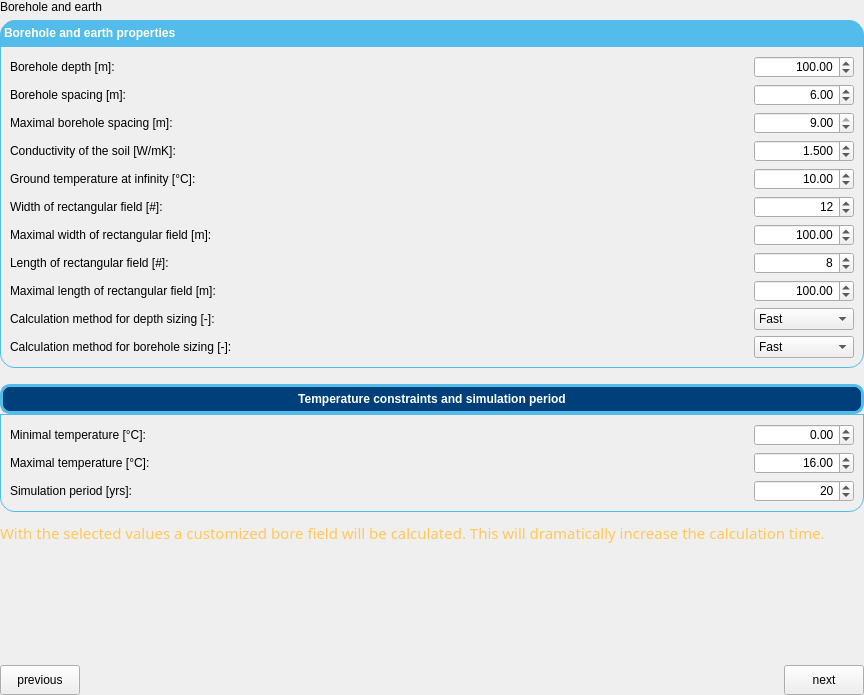
            <widget class="QWidget" name="scrollAreaWidgetContents_3">
             <property name="geometry">
              <rect>
               <x>0</x>
               <y>0</y>
               <width>864</width>
               <height>695</height>
              </rect>
             </property>
             <layout class="QVBoxLayout" name="verticalLayout_8">
              <property name="spacing">
               <number>0</number>
              </property>
              <property name="leftMargin">
               <number>0</number>
              </property>
              <property name="topMargin">
               <number>0</number>
              </property>
              <property name="rightMargin">
               <number>0</number>
              </property>
              <property name="bottomMargin">
               <number>0</number>
              </property>
              <item>
               <widget class="QLabel" name="label_Borehole_earth">
                <property name="styleSheet">
                 <string notr="true">font: 63 16pt &quot;Lexend SemiBold&quot;;</string>
                </property>
                <property name="text">
                 <string>Borehole and earth</string>
                </property>
               </widget>
              </item>
              <item>
               <widget class="QLabel" name="label_46">
                <property name="minimumSize">
                 <size>
                  <width>0</width>
                  <height>6</height>
                 </size>
                </property>
                <property name="maximumSize">
                 <size>
                  <width>16777215</width>
                  <height>6</height>
                 </size>
                </property>
                <property name="text">
                 <string/>
                </property>
               </widget>
              </item>
              <item>
               <widget class="QLabel" name="label_Earth_Properties">
                <property name="styleSheet">
                 <string notr="true">QLabel {
        qproperty-alignment: AlignCenter;
	border: 1px solid  rgb(84, 188, 235);
	border-top-left-radius: 15px;
	border-top-right-radius: 15px;
	background-color:  rgb(84, 188, 235);
	padding: 5px 0px;
	color:  rgb(255, 255, 235);
font-weight:500;
}</string>
                </property>
                <property name="text">
                 <string>Borehole and earth properties</string>
                </property>
               </widget>
              </item>
              <item>
               <widget class="QFrame" name="frame_2">
                <property name="styleSheet">
                 <string notr="true">QFrame {
	border: 1px solid #54bceb;
	border-bottom-left-radius: 15px;
	border-bottom-right-radius: 15px;
}
QLabel{border: 0px solid rgb(255,255,255);}</string>
                </property>
                <property name="frameShape">
                 <enum>QFrame::StyledPanel</enum>
                </property>
                <property name="frameShadow">
                 <enum>QFrame::Raised</enum>
                </property>
                <layout class="QGridLayout" name="gridLayout_4">
                 <item row="0" column="0">
                  <widget class="QLabel" name="label_H">
                   <property name="styleSheet">
                    <string notr="true"/>
                   </property>
                   <property name="text">
                    <string>Borehole depth [m]: </string>
                   </property>
                  </widget>
                 </item>
                 <item row="0" column="2">
                  <widget class="QDoubleSpinBox" name="doubleSpinBox_H">
                   <property name="styleSheet">
                    <string notr="true"/>
                   </property>
                   <property name="alignment">
                    <set>Qt::AlignRight|Qt::AlignTrailing|Qt::AlignVCenter</set>
                   </property>
                   <property name="minimum">
                    <double>15.000000000000000</double>
                   </property>
                   <property name="maximum">
                    <double>500.000000000000000</double>
                   </property>
                   <property name="value">
                    <double>100.000000000000000</double>
                   </property>
                  </widget>
                 </item>
                 <item row="1" column="0">
                  <widget class="QLabel" name="label_BS">
                   <property name="text">
                    <string>Borehole spacing [m]: </string>
                   </property>
                  </widget>
                 </item>
                 <item row="1" column="2">
                  <widget class="QDoubleSpinBox" name="doubleSpinBox_B">
                   <property name="styleSheet">
                    <string notr="true"/>
                   </property>
                   <property name="alignment">
                    <set>Qt::AlignRight|Qt::AlignTrailing|Qt::AlignVCenter</set>
                   </property>
                   <property name="minimum">
                    <double>1.000000000000000</double>
                   </property>
                   <property name="maximum">
                    <double>99.000000000000000</double>
                   </property>
                   <property name="singleStep">
                    <double>0.100000000000000</double>
                   </property>
                   <property name="value">
                    <double>6.000000000000000</double>
                   </property>
                  </widget>
                 </item>
                 <item row="2" column="0">
                  <widget class="QLabel" name="label_B_max">
                   <property name="text">
                    <string>Maximal borehole spacing [m]: </string>
                   </property>
                  </widget>
                 </item>
                 <item row="2" column="2">
                  <widget class="QDoubleSpinBox" name="doubleSpinBox_B_max">
                   <property name="styleSheet">
                    <string notr="true"/>
                   </property>
                   <property name="alignment">
                    <set>Qt::AlignRight|Qt::AlignTrailing|Qt::AlignVCenter</set>
                   </property>
                   <property name="minimum">
                    <double>3.000000000000000</double>
                   </property>
                   <property name="maximum">
                    <double>9.000000000000000</double>
                   </property>
                   <property name="singleStep">
                    <double>0.100000000000000</double>
                   </property>
                   <property name="value">
                    <double>9.000000000000000</double>
                   </property>
                  </widget>
                 </item>
                 <item row="3" column="2">
                  <widget class="QDoubleSpinBox" name="doubleSpinBox_k_s">
                   <property name="styleSheet">
                    <string notr="true"/>
                   </property>
                   <property name="alignment">
                    <set>Qt::AlignRight|Qt::AlignTrailing|Qt::AlignVCenter</set>
                   </property>
                   <property name="decimals">
                    <number>3</number>
                   </property>
                   <property name="minimum">
                    <double>0.100000000000000</double>
                   </property>
                   <property name="maximum">
                    <double>10.000000000000000</double>
                   </property>
                   <property name="singleStep">
                    <double>0.100000000000000</double>
                   </property>
                   <property name="value">
                    <double>1.500000000000000</double>
                   </property>
                  </widget>
                 </item>
                 <item row="3" column="0">
                  <widget class="QLabel" name="label_lambdaEarth">
                   <property name="text">
                    <string>Conductivity of the soil [W/mK]: </string>
                   </property>
                  </widget>
                 </item>
                 <item row="4" column="0">
                  <widget class="QLabel" name="label_GroundTemp">
                   <property name="text">
                    <string>Ground temperature at infinity [°C]: </string>
                   </property>
                  </widget>
                 </item>
                 <item row="4" column="2">
                  <widget class="QDoubleSpinBox" name="doubleSpinBox_Tg">
                   <property name="styleSheet">
                    <string notr="true"/>
                   </property>
                   <property name="alignment">
                    <set>Qt::AlignRight|Qt::AlignTrailing|Qt::AlignVCenter</set>
                   </property>
                   <property name="decimals">
                    <number>2</number>
                   </property>
                   <property name="minimum">
                    <double>-273.149999999999977</double>
                   </property>
                   <property name="maximum">
                    <double>100.000000000000000</double>
                   </property>
                   <property name="singleStep">
                    <double>0.100000000000000</double>
                   </property>
                   <property name="value">
                    <double>10.000000000000000</double>
                   </property>
                  </widget>
                 </item>
                 <item row="7" column="0">
                  <widget class="QLabel" name="label_LengthField">
                   <property name="text">
                    <string>Length of rectangular field [#]: </string>
                   </property>
                  </widget>
                 </item>
                 <item row="5" column="2">
                  <widget class="QSpinBox" name="spinBox_N_1">
                   <property name="styleSheet">
                    <string notr="true"/>
                   </property>
                   <property name="alignment">
                    <set>Qt::AlignRight|Qt::AlignTrailing|Qt::AlignVCenter</set>
                   </property>
                   <property name="minimum">
                    <number>1</number>
                   </property>
                   <property name="maximum">
                    <number>40</number>
                   </property>
                   <property name="value">
                    <number>12</number>
                   </property>
                  </widget>
                 </item>
                 <item row="5" column="0">
                  <widget class="QLabel" name="label_WidthField">
                   <property name="text">
                    <string>Width of rectangular field [#]: </string>
                   </property>
                  </widget>
                 </item>
                 <item row="7" column="2">
                  <widget class="QSpinBox" name="spinBox_N_2">
                   <property name="styleSheet">
                    <string notr="true"/>
                   </property>
                   <property name="alignment">
                    <set>Qt::AlignRight|Qt::AlignTrailing|Qt::AlignVCenter</set>
                   </property>
                   <property name="minimum">
                    <number>1</number>
                   </property>
                   <property name="maximum">
                    <number>40</number>
                   </property>
                   <property name="value">
                    <number>8</number>
                   </property>
                  </widget>
                 </item>
                 <item row="6" column="0">
                  <widget class="QLabel" name="label_MaxWidthField">
                   <property name="text">
                    <string>Maximal width of rectangular field [m]: </string>
                   </property>
                  </widget>
                 </item>
                 <item row="6" column="2">
                  <widget class="QDoubleSpinBox" name="doubleSpinBox_W_max">
                   <property name="styleSheet">
                    <string notr="true"/>
                   </property>
                   <property name="alignment">
                    <set>Qt::AlignRight|Qt::AlignTrailing|Qt::AlignVCenter</set>
                   </property>
                   <property name="minimum">
                    <double>10.000000000000000</double>
                   </property>
                   <property name="maximum">
                    <double>500.000000000000000</double>
                   </property>
                   <property name="value">
                    <double>100.000000000000000</double>
                   </property>
                  </widget>
                 </item>
                 <item row="8" column="0">
                  <widget class="QLabel" name="label_MaxLengthField">
                   <property name="text">
                    <string>Maximal length of rectangular field [m]: </string>
                   </property>
                  </widget>
                 </item>
                 <item row="8" column="2">
                  <widget class="QDoubleSpinBox" name="doubleSpinBox_L_max">
                   <property name="styleSheet">
                    <string notr="true"/>
                   </property>
                   <property name="alignment">
                    <set>Qt::AlignRight|Qt::AlignTrailing|Qt::AlignVCenter</set>
                   </property>
                   <property name="minimum">
                    <double>10.000000000000000</double>
                   </property>
                   <property name="maximum">
                    <double>500.000000000000000</double>
                   </property>
                   <property name="value">
                    <double>100.000000000000000</double>
                   </property>
                  </widget>
                 </item>
                 <item row="9" column="0">
                  <widget class="QLabel" name="label_calc_method_depth">
                   <property name="text">
                    <string>Calculation method for depth sizing [-]:</string>
                   </property>
                  </widget>
                 </item>
                 <item row="3" column="1">
                  <spacer name="horizontalSpacer">
                   <property name="orientation">
                    <enum>Qt::Horizontal</enum>
                   </property>
                   <property name="sizeHint" stdset="0">
                    <size>
                     <width>40</width>
                     <height>20</height>
                    </size>
                   </property>
                  </spacer>
                 </item>
                 <item row="11" column="0">
                  <widget class="QLabel" name="label_calc_method_sizing">
                   <property name="text">
                    <string>Calculation method for borehole sizing [-]:</string>
                   </property>
                  </widget>
                 </item>
                 <item row="11" column="2">
                  <widget class="QComboBox" name="comboBox_Size_Method">
                   <property name="minimumSize">
                    <size>
                     <width>100</width>
                     <height>0</height>
                    </size>
                   </property>
                   <property name="styleSheet">
                    <string notr="true">QFrame {
	border: 1px solid rgb(255, 255, 255);
	border-bottom-left-radius: 0px;
	border-bottom-right-radius: 0px;
}</string>
                   </property>
                   <item>
                    <property name="text">
                     <string>Fast</string>
                    </property>
                   </item>
                   <item>
                    <property name="text">
                     <string>Robust</string>
                    </property>
                   </item>
                  </widget>
                 </item>
                 <item row="9" column="2">
                  <widget class="QComboBox" name="comboBox_depth_Method">
                   <property name="styleSheet">
                    <string notr="true">QFrame {
	border: 1px solid rgb(255, 255, 255);
	border-bottom-left-radius: 0px;
	border-bottom-right-radius: 0px;
}</string>
                   </property>
                   <item>
                    <property name="text">
                     <string>Fast</string>
                    </property>
                   </item>
                   <item>
                    <property name="text">
                     <string>Robust</string>
                    </property>
                   </item>
                  </widget>
                 </item>
                </layout>
               </widget>
              </item>
              <item>
               <widget class="QLabel" name="label_45">
                <property name="minimumSize">
                 <size>
                  <width>0</width>
                  <height>6</height>
                 </size>
                </property>
                <property name="maximumSize">
                 <size>
                  <width>16777215</width>
                  <height>6</height>
                 </size>
                </property>
                <property name="text">
                 <string/>
                </property>
               </widget>
              </item>
              <item>
               <widget class="QLabel" name="label_37">
                <property name="minimumSize">
                 <size>
                  <width>0</width>
                  <height>10</height>
                 </size>
                </property>
                <property name="maximumSize">
                 <size>
                  <width>16777215</width>
                  <height>10</height>
                 </size>
                </property>
                <property name="text">
                 <string/>
                </property>
               </widget>
              </item>
              <item>
               <widget class="QPushButton" name="pushButton_simulation_period">
                <property name="minimumSize">
                 <size>
                  <width>0</width>
                  <height>30</height>
                 </size>
                </property>
                <property name="maximumSize">
                 <size>
                  <width>16777215</width>
                  <height>30</height>
                 </size>
                </property>
                <property name="styleSheet">
                 <string notr="true">QPushButton{border: 3px solid rgb(84, 188, 235);
	border-top-right-radius: 10px;
	border-top-left-radius: 10px;
	border-bottom-left-radius: 10px;
	border-bottom-right-radius: 10px;
color: rgb(255, 255, 255);
gridline-color: rgb(84, 188, 235);
background-color: rgb(0, 64, 122);
font-weight:500;}
QPushButton:hover{background-color:rgb(84, 188, 235);}
QPushButton:checked{background-color:rgb(84, 188, 235);
	border-top-right-radius: 10px;
	border-top-left-radius: 10px;
	border-bottom-left-radius: 0px;
	border-bottom-right-radius: 0px;}
QPushButton:disabled{border: 3px solid rgb(100, 100, 100);
color: rgb(255, 255, 255);
gridline-color: rgb(100, 100, 100);
background-color: rgb(100, 100, 100);}
QPushButton:disabled:hover{background-color: rgb(0, 64, 122);}</string>
                </property>
                <property name="text">
                 <string>Temperature constraints and simulation period</string>
                </property>
                <property name="checkable">
                 <bool>true</bool>
                </property>
               </widget>
              </item>
              <item>
               <widget class="QFrame" name="frame_simulation_period">
                <property name="styleSheet">
                 <string notr="true">QFrame {
	border: 1px solid #54bceb;
	border-bottom-left-radius: 15px;
	border-bottom-right-radius: 15px;
}
QLabel{border: 0px solid rgb(255,255,255);}</string>
                </property>
                <property name="frameShape">
                 <enum>QFrame::StyledPanel</enum>
                </property>
                <property name="frameShadow">
                 <enum>QFrame::Raised</enum>
                </property>
                <property name="lineWidth">
                 <number>1</number>
                </property>
                <layout class="QVBoxLayout" name="verticalLayout_5">
                 <item>
                  <layout class="QGridLayout" name="gridLayout_7">
                   <item row="0" column="0">
                    <widget class="QLabel" name="label_TempMin">
                     <property name="text">
                      <string>Minimal temperature [°C]: </string>
                     </property>
                    </widget>
                   </item>
                   <item row="1" column="0">
                    <widget class="QLabel" name="label_TempMax">
                     <property name="text">
                      <string>Maximal temperature [°C]: </string>
                     </property>
                    </widget>
                   </item>
                   <item row="1" column="2">
                    <widget class="QDoubleSpinBox" name="doubleSpinBox_TMax">
                     <property name="minimumSize">
                      <size>
                       <width>100</width>
                       <height>0</height>
                      </size>
                     </property>
                     <property name="maximumSize">
                      <size>
                       <width>100</width>
                       <height>16777215</height>
                      </size>
                     </property>
                     <property name="styleSheet">
                      <string notr="true"/>
                     </property>
                     <property name="alignment">
                      <set>Qt::AlignRight|Qt::AlignTrailing|Qt::AlignVCenter</set>
                     </property>
                     <property name="minimum">
                      <double>-273.000000000000000</double>
                     </property>
                     <property name="maximum">
                      <double>1000.000000000000000</double>
                     </property>
                     <property name="singleStep">
                      <double>0.100000000000000</double>
                     </property>
                     <property name="value">
                      <double>16.000000000000000</double>
                     </property>
                    </widget>
                   </item>
                   <item row="2" column="0">
                    <widget class="QLabel" name="label_SimulationTime">
                     <property name="text">
                      <string>Simulation period [yrs]: </string>
                     </property>
                    </widget>
                   </item>
                   <item row="0" column="2">
                    <widget class="QDoubleSpinBox" name="doubleSpinBox_TMin">
                     <property name="minimumSize">
                      <size>
                       <width>100</width>
                       <height>0</height>
                      </size>
                     </property>
                     <property name="maximumSize">
                      <size>
                       <width>100</width>
                       <height>16777215</height>
                      </size>
                     </property>
                     <property name="styleSheet">
                      <string notr="true"/>
                     </property>
                     <property name="alignment">
                      <set>Qt::AlignRight|Qt::AlignTrailing|Qt::AlignVCenter</set>
                     </property>
                     <property name="minimum">
                      <double>-273.000000000000000</double>
                     </property>
                     <property name="maximum">
                      <double>1000.000000000000000</double>
                     </property>
                     <property name="singleStep">
                      <double>0.100000000000000</double>
                     </property>
                    </widget>
                   </item>
                   <item row="2" column="2">
                    <widget class="QSpinBox" name="spinBox_Years">
                     <property name="minimumSize">
                      <size>
                       <width>100</width>
                       <height>0</height>
                      </size>
                     </property>
                     <property name="maximumSize">
                      <size>
                       <width>100</width>
                       <height>16777215</height>
                      </size>
                     </property>
                     <property name="styleSheet">
                      <string notr="true"/>
                     </property>
                     <property name="alignment">
                      <set>Qt::AlignRight|Qt::AlignTrailing|Qt::AlignVCenter</set>
                     </property>
                     <property name="minimum">
                      <number>1</number>
                     </property>
                     <property name="maximum">
                      <number>100</number>
                     </property>
                     <property name="value">
                      <number>20</number>
                     </property>
                    </widget>
                   </item>
                   <item row="2" column="1">
                    <spacer name="horizontalSpacer_3">
                     <property name="orientation">
                      <enum>Qt::Horizontal</enum>
                     </property>
                     <property name="sizeHint" stdset="0">
                      <size>
                       <width>445</width>
                       <height>20</height>
                      </size>
                     </property>
                    </spacer>
                   </item>
                  </layout>
                 </item>
                </layout>
               </widget>
              </item>
              <item>
               <widget class="QLabel" name="label_38">
                <property name="minimumSize">
                 <size>
                  <width>0</width>
                  <height>10</height>
                 </size>
                </property>
                <property name="maximumSize">
                 <size>
                  <width>16777215</width>
                  <height>10</height>
                 </size>
                </property>
                <property name="text">
                 <string/>
                </property>
               </widget>
              </item>
              <item>
               <widget class="QLabel" name="label_WarningCustomBorefield">
                <property name="font">
                 <font>
                  <family>Lexend</family>
                  <pointsize>11</pointsize>
                  <weight>50</weight>
                  <italic>false</italic>
                  <bold>false</bold>
                 </font>
                </property>
                <property name="styleSheet">
                 <string notr="true">color: rgb(255, 200, 87);</string>
                </property>
                <property name="text">
                 <string>With the selected values a customized bore field will be calculated. This will dramatically increase the calculation time.</string>
                </property>
                <property name="wordWrap">
                 <bool>true</bool>
                </property>
               </widget>
              </item>
              <item>
               <spacer name="verticalSpacer_2">
                <property name="orientation">
                 <enum>Qt::Vertical</enum>
                </property>
                <property name="sizeHint" stdset="0">
                 <size>
                  <width>20</width>
                  <height>40</height>
                 </size>
                </property>
               </spacer>
              </item>
              <item>
               <widget class="QLabel" name="label_44">
                <property name="minimumSize">
                 <size>
                  <width>0</width>
                  <height>10</height>
                 </size>
                </property>
                <property name="maximumSize">
                 <size>
                  <width>16777215</width>
                  <height>10</height>
                 </size>
                </property>
                <property name="text">
                 <string/>
                </property>
               </widget>
              </item>
              <item>
               <layout class="QHBoxLayout" name="horizontalLayout_4">
                <item>
                 <widget class="QPushButton" name="pushButton_PreviousGeneral">
                  <property name="minimumSize">
                   <size>
                    <width>0</width>
                    <height>30</height>
                   </size>
                  </property>
                  <property name="maximumSize">
                   <size>
                    <width>16777215</width>
                    <height>30</height>
                   </size>
                  </property>
                  <property name="styleSheet">
                   <string notr="true"/>
                  </property>
                  <property name="text">
                   <string>  previous  </string>
                  </property>
                  <property name="icon">
                   <iconset resource="icons.qrc">
                    <normaloff>:/icons/icons/ArrowLeft2.svg</normaloff>:/icons/icons/ArrowLeft2.svg</iconset>
                  </property>
                  <property name="iconSize">
                   <size>
                    <width>20</width>
                    <height>20</height>
                   </size>
                  </property>
                  <property name="checkable">
                   <bool>false</bool>
                  </property>
                 </widget>
                </item>
                <item>
                 <spacer name="horizontalSpacer_4">
                  <property name="orientation">
                   <enum>Qt::Horizontal</enum>
                  </property>
                  <property name="sizeHint" stdset="0">
                   <size>
                    <width>40</width>
                    <height>20</height>
                   </size>
                  </property>
                 </spacer>
                </item>
                <item>
                 <widget class="QPushButton" name="pushButton_NextGeneral">
                  <property name="minimumSize">
                   <size>
                    <width>0</width>
                    <height>30</height>
                   </size>
                  </property>
                  <property name="maximumSize">
                   <size>
                    <width>16777215</width>
                    <height>30</height>
                   </size>
                  </property>
                  <property name="layoutDirection">
                   <enum>Qt::RightToLeft</enum>
                  </property>
                  <property name="styleSheet">
                   <string notr="true"/>
                  </property>
                  <property name="text">
                   <string>  next  </string>
                  </property>
                  <property name="icon">
                   <iconset resource="icons.qrc">
                    <normaloff>:/icons/icons/ArrowRight2.svg</normaloff>:/icons/icons/ArrowRight2.svg</iconset>
                  </property>
                  <property name="iconSize">
                   <size>
                    <width>20</width>
                    <height>20</height>
                   </size>
                  </property>
                 </widget>
                </item>
               </layout>
              </item>
             </layout>
            </widget>
